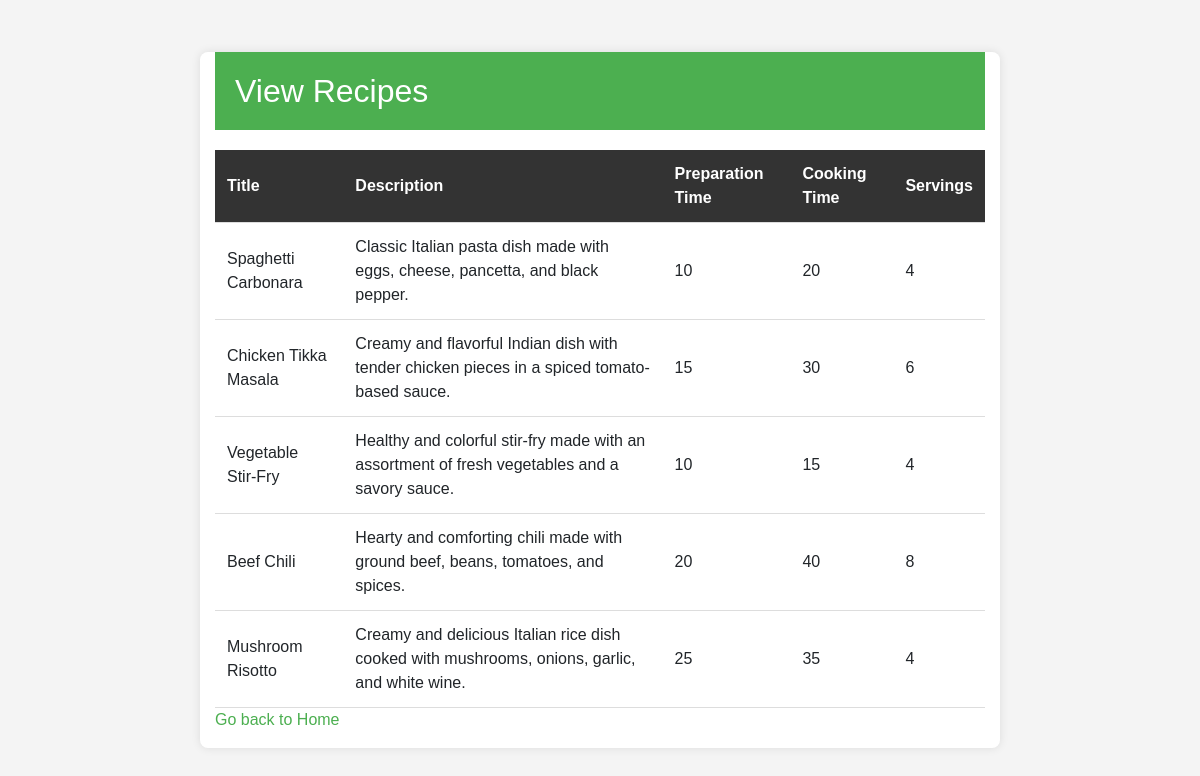
Page /view_recipes.php on the committed database.
### tables this page shows
CREATE TABLE `recipes` (
  `recipe_id` int(11) NOT NULL,
  `title` varchar(255) NOT NULL,
  `description` text DEFAULT NULL,
  `preparation_time` int(11) DEFAULT NULL,
  `cooking_time` int(11) DEFAULT NULL,
  `servings` int(11) DEFAULT NULL,
  `created_at` timestamp NOT NULL DEFAULT current_timestamp(),
  `is_featured` tinyint(1) DEFAULT 0
);

### view_recipes.php (the view, shortened to what this page needs)
<!DOCTYPE html>
<html lang="en">
<head>
    <link rel="stylesheet" href="styles.css">
<link rel="stylesheet" href="https://maxcdn.bootstrapcdn.com/bootstrap/4.0.0/css/bootstrap.min.css">
</head>
<body>
<div class="container">
    <h2>View Recipes</h2>
    <?php
    include 'db_conn.php';
    $sql = "SELECT * FROM recipes";
    $result = $conn->query($sql);
    if ($result->num_rows > 0) {
        echo "<table>";
        echo "<tr><th>Title</th><th>Description</th><th>Preparation Time</th><th>Cooking Time</th><th>Servings</th></tr>";
        while ($row = $result->fetch_assoc()) {
            echo "<tr onclick=\"window.location='recipe_details.php?id={$row['recipe_id']}'\">";
            echo "<td>{$row['title']}</td>";
            echo "<td>{$row['description']}</td>";
            echo "<td>{$row['preparation_time']}</td>";
            echo "<td>{$row['cooking_time']}</td>";
            echo "<td>{$row['servings']}</td>";
            echo "</tr>";
        }
        echo "</table>";
    } else {
        echo "No recipes found.";
    }
    ?>
    <p><a href="index.php">Go back to Home</a></p>
</div>
</body>
</html>

### styles.css (style rules this page uses)
*, *::before, *::after { margin: 0; padding: 0; box-sizing: border-box; }
body { font-family: Arial, sans-serif; background: url('isorepublic-background-kitchen.jpg') center/cover fixed; margin: 0; padding: 0; }

### view_recipes.php (style rules this page uses)
body { font-family: 'Arial', sans-serif; background-color: #f4f4f4; margin: 0; padding: 0; display: flex; justify-content: center; align-items: center; height: 100vh; }
.container { width: 80%; max-width: 800px; margin: 20px; background-color: #fff; border-radius: 8px; box-shadow: 0 0 10px rgba(0, 0, 0, 0.1); overflow: hidden; }
h2 { background-color: #4caf50; color: white; padding: 20px; margin: 0; }
table { width: 100%; border-collapse: collapse; margin-top: 20px; }
th, td { padding: 12px; text-align: left; border-bottom: 1px solid #ddd; }
th { background-color: #333; color: white; }
a { text-decoration: none; color: #4caf50; }

### rows in the picture
recipes: title "Spaghetti Carbonara", description "Classic Italian pasta dish made with eggs, cheese, pancetta, and black pepper.", preparation_time "10", cooking_time "20", servings "4"
recipes: title "Chicken Tikka Masala", description "Creamy and flavorful Indian dish with tender chicken pieces in a spiced tomato-based sauce.", preparation_time "15", cooking_time "30", servings "6"
recipes: title "Vegetable Stir-Fry", description "Healthy and colorful stir-fry made with an assortment of fresh vegetables and a savory sauce.", preparation_time "10", cooking_time "15", servings "4"
recipes: title "Beef Chili", description "Hearty and comforting chili made with ground beef, beans, tomatoes, and spices.", preparation_time "20", cooking_time "40", servings "8"
recipes: title "Mushroom Risotto", description "Creamy and delicious Italian rice dish cooked with mushrooms, onions, garlic, and white wine.", preparation_time "25", cooking_time "35", servings "4"
